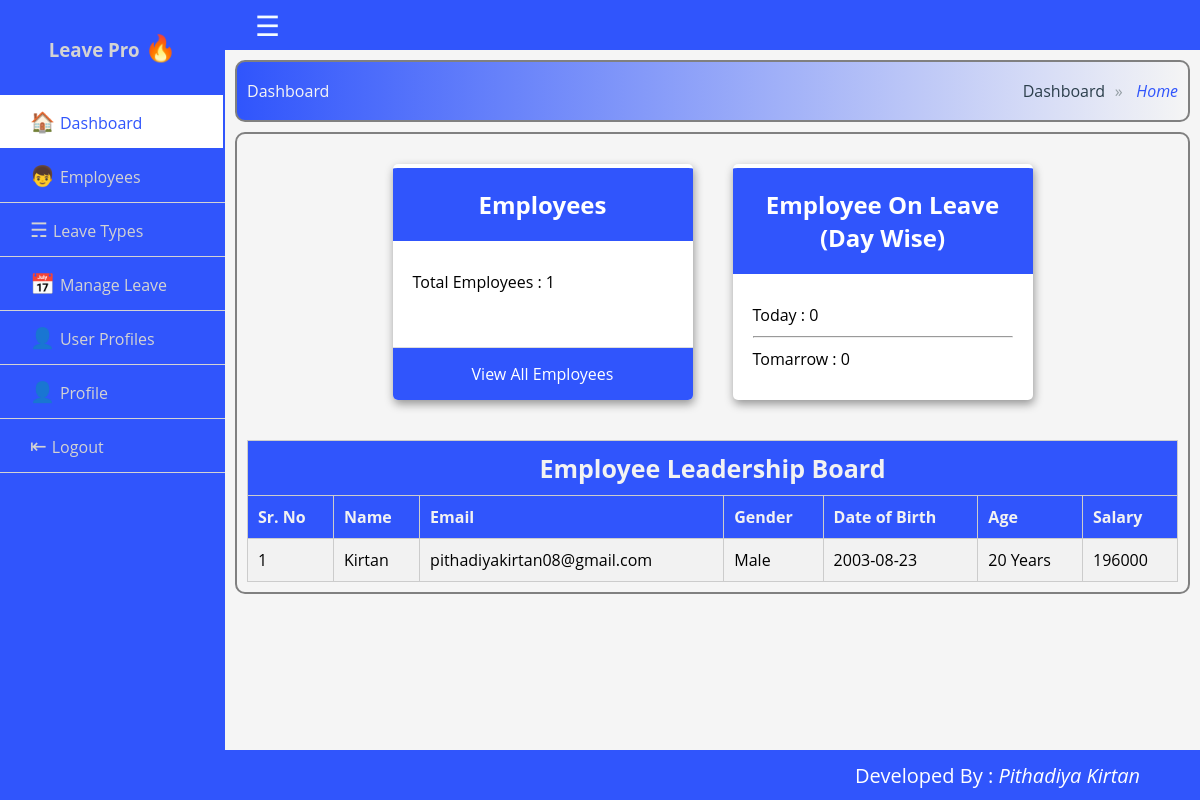
Screenshot of /admin/index.php?login-sucess (signed in) with the database file from the repository.
### tables this page shows
CREATE TABLE `users` (
  `id` int(11) NOT NULL,
  `name` varchar(255) NOT NULL,
  `email` varchar(255) NOT NULL,
  `role` varchar(50) NOT NULL,
  `password` varchar(255) NOT NULL,
  `gender` varchar(10) NOT NULL,
  `dob` date NOT NULL,
  `salary` varchar(10) DEFAULT NULL,
  `leave_credit` int(10) DEFAULT NULL,
  `image` varchar(255) DEFAULT NULL,
  `marital_status` varchar(20) DEFAULT NULL
);

### admin/index.php (the view, shortened to what this page needs)
<!DOCTYPE html>
<html lang="en">
<head>
    <link rel="stylesheet" href="../style.css">
</head>
<body>
    <div class="wrapper">
        <?php require_once 'include/header.php' ?>
        <?php require_once 'include/sidebar.php' ?>
        <?php require_once "../connection.php"; ?>
        <?php
            $today_leave = 0;
            $tomarrow_leave = 0;
            $select_emp = "SELECT * FROM users WHERE role='employee'";
            $total_emp = mysqli_query($conn , $select_emp);
        ?>
        <div class="section">
            <div class="breadcrumb">
                <ol class="cd-breadcrumb-title">
                    <li class="title">Dashboard</li>
                </ol>
                <ol class="cd-breadcrumb">
                    <li class="sub"><a href="#0">Dashboard</a></li>
                    <li class="current"><em>Home</em></li>
                </ol>
            </div>
            <div class="content">
                <div class="main">
                    <div class="card-container">
                        <div class="card">
                            <div class="card-header">
                                <h2>Employees</h2>
                            </div>
                            <div class="card-body">
                                <p>Total Employees : <?php echo mysqli_num_rows($total_emp); ?></p>
                            </div>
                            <div class="card-footer">
                                <a href="#" class="card-button">View All Employees</a>
                            </div>
                        </div>
                        <div class="card">
                            <div class="card-header">
                                <h2>Employee On Leave (Day Wise)</h2>
                            </div>
                            <div class="card-body">
                                <p>Today : <?php echo $today_leave; ?> </p>
                                <hr>
                                <p>Tomarrow : <?php echo $tomarrow_leave; ?> </p>
                            </div>
                        </div>
                    </div>
                    <div class="table-container">
                        <table class="table">
                            <thead>
                                <tr>
                                    <th colspan=7 style="text-align:center;font-size:25px;">Employee Leadership Board
                                    </th>
                                </tr>
                                <tr>
                                    <th>Sr. No</th>
                                    <th>Name</th>
                                    <th>Email</th>
                                    <th>Gender</th>
                                    <th>Date of Birth</th>
                                    <th>Age</th>
                                    <th>Salary</th>
                                </tr>
                            </thead>
                            <tbody>
                                <tr>
                                    <?php require_once "../connection.php"; ?>
                                    <?php
                                $sql = "SELECT * FROM users  WHERE role = 'employee' ORDER BY salary DESC";
                                $result = mysqli_query($conn, $sql);
                                $i = 1;
                                if (mysqli_num_rows($result) > 0) {
                                    while ($rows = mysqli_fetch_assoc($result)) {
                                        $name = $rows["name"];
                                        $email = $rows["email"];
                                        $dob = $rows["dob"];
                                        $gender = $rows["gender"];
                                        $salary = $rows["salary"];
                                        if ($dob == "") {
                                            $dob = "Not Defined";
                                            $age = "Not Defined";
                                        } else {
                                            $dob = date('Y-m-d', strtotime($dob));
                                            $today = date('Y-m-d');
                                            $date1 = new DateTime($dob);
                                            $date2 = new DateTime($today);
                                            $diff = date_diff($date1, $date2);
                                            $age = $diff->format("%y Years");
                                        }
                                        ?>
                                    <td><?php echo $i; ?></td>
                                    <td> <?php echo $name; ?></td>
                                    <td><?php echo $email; ?></td>
                                    <td><?php echo $gender; ?></td>
                                    <td><?php echo $dob; ?></td>
                                    <td><?php echo $age; ?></td>
                                    <td><?php echo $salary; ?></td>
                                </tr>
                                    <?php
                                            $i++;
                                        }
                                    } else {?>
                                <tr>
                                    <th colspan=7 style="text-align:center;font-size:25px;">No Admin Found</th>
                                </tr>
                                <?php }
                                ?>
                            </tbody>
                        </table>
                    </div>
                </div>
            </div>
        </div>
        <?php require_once 'include/footer.php' ?>
    </div>
</body>
</html>

### style.css (style rules this page uses)
* { list-style: none; text-decoration: none; margin: 0; padding: 0; box-sizing: border-box; font-family: 'Open Sans', sans-serif; }
body { background: whitesmoke; }
.wrapper .content { border: 2px solid grey; border-radius: 10px; padding: 10px; margin: 10px; margin-bottom: 60px; background: whitesmoke; }
.wrapper .section { width: calc(100% - 225px); margin-left: 225px; transition: all 0.5s ease; }
.breadcrumb { display: flex; align-items: center; justify-content: space-between; border: 2px solid grey; border-radius: 10px; padding: 10px; margin: 10px; margin-top: 60px; background-image: linear-gradient(90deg, #3055fc, whitesmoke); }
.cd-breadcrumb:after { content: ""; display: flex; clear: both; }
.cd-breadcrumb-title .title { color: whitesmoke; }
.cd-breadcrumb li { display: inline-block; margin: 0.5em 0; }
.cd-breadcrumb li.sub::after { display: inline-block; content: '\00bb'; margin: 0 .6em; color: #959fa5; }
.cd-breadcrumb li>* { display: inline-block; font-size: 16px; color: #2c3f4c; }
.cd-breadcrumb li.current>* { color: #3055fc; }
.table-container { margin-top: 20px; overflow-x: auto; }
.table { width: 100%; border-collapse: collapse; border-spacing: 0; background-color: #f2f2f2; box-shadow: 0 2px 4px rgba(0, 0, 0, 0.1); }
.table thead th { background-color: #3055fc; color: #f2f2f2; font-weight: bold; padding: 10px; text-align: left; }
.table th, .table td { padding: 10px; border: 1px solid #ccc; }
.table tbody tr:nth-child(odd) { background-color: #f2f2f2; }
.card-container { display: flex; flex-wrap: wrap; justify-content: center; max-width: 1200px; margin: 0 auto; }
.card { width: 300px; background-color: white; box-shadow: 1px 4px 10px rgba(0, 0, 0, 0.4); border-top: 4px solid white; overflow: hidden; border-radius: 5px; margin: 20px; }
.card-header { background-color: #3055fc; color: white; padding: 20px; text-align: center; }
.card-header h2 { margin: 0; }
.card-body { padding: 20px; }
.card-body p { margin-top: 10px; margin-bottom: 10px; }
.card-footer { background-color: #3055fc; padding: 10px; text-align: center; border-top: 1px solid #ddd; position: absolute; bottom: 0; width: 100%; }
.card-button { display: inline-block; padding: 5px 10px; color: white; text-decoration: none; border-radius: 5px; }
.card { transform: translateY(0); opacity: 1; transition: transform 0.3s ease-in-out, opacity 0.3s ease-in-out; }

### rows the page displays
users: name "Kirtan", email "pithadiyakirtan08@gmail.com", gender "Male", dob "2003-08-23", dob "20 Years", salary "196000"

### other values shown
mysqli_num_rows($total_emp) "1"
$today_leave "0"
$tomarrow_leave "0"
